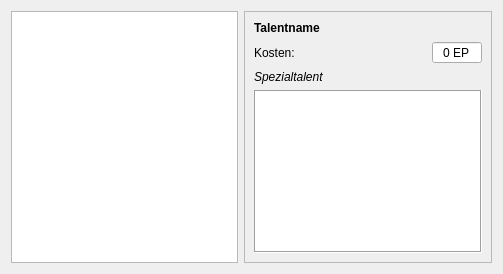
<?xml version="1.0" encoding="UTF-8"?>
<ui version="4.0">
 <class>Form</class>
 <widget class="QWidget" name="Form">
  <property name="geometry">
   <rect>
    <x>0</x>
    <y>0</y>
    <width>503</width>
    <height>274</height>
   </rect>
  </property>
  <property name="windowTitle">
   <string>Form</string>
  </property>
  <layout class="QGridLayout" name="gridLayout">
   <item row="0" column="0">
    <widget class="QListView" name="listView"/>
   </item>
   <item row="0" column="1">
    <widget class="QScrollArea" name="scrollArea">
     <property name="widgetResizable">
      <bool>true</bool>
     </property>
     <widget class="QWidget" name="scrollAreaWidgetContents">
      <property name="geometry">
       <rect>
        <x>0</x>
        <y>0</y>
        <width>221</width>
        <height>254</height>
       </rect>
      </property>
      <layout class="QGridLayout" name="gridLayout_2">
       <item row="3" column="0">
        <widget class="QLabel" name="label_4">
         <property name="font">
          <font>
           <italic>true</italic>
          </font>
         </property>
         <property name="text">
          <string>Spezialtalent</string>
         </property>
        </widget>
       </item>
       <item row="2" column="0">
        <widget class="QLabel" name="label_2">
         <property name="text">
          <string>Kosten:</string>
         </property>
        </widget>
       </item>
       <item row="2" column="2">
        <widget class="QSpinBox" name="spinBox">
         <property name="alignment">
          <set>Qt::AlignCenter</set>
         </property>
         <property name="readOnly">
          <bool>true</bool>
         </property>
         <property name="buttonSymbols">
          <enum>QAbstractSpinBox::NoButtons</enum>
         </property>
         <property name="suffix">
          <string> EP</string>
         </property>
         <property name="maximum">
          <number>100</number>
         </property>
         <property name="singleStep">
          <number>20</number>
         </property>
        </widget>
       </item>
       <item row="4" column="0" colspan="3">
        <widget class="QPlainTextEdit" name="plainTextEdit">
         <property name="frameShape">
          <enum>QFrame::Box</enum>
         </property>
         <property name="readOnly">
          <bool>true</bool>
         </property>
        </widget>
       </item>
       <item row="0" column="0" colspan="3">
        <widget class="QLabel" name="label">
         <property name="font">
          <font>
           <weight>75</weight>
           <bold>true</bold>
          </font>
         </property>
         <property name="text">
          <string>Talentname</string>
         </property>
        </widget>
       </item>
       <item row="2" column="1">
        <spacer name="horizontalSpacer">
         <property name="orientation">
          <enum>Qt::Horizontal</enum>
         </property>
         <property name="sizeHint" stdset="0">
          <size>
           <width>40</width>
           <height>20</height>
          </size>
         </property>
        </spacer>
       </item>
      </layout>
     </widget>
    </widget>
   </item>
  </layout>
 </widget>
 <resources/>
 <connections/>
</ui>
